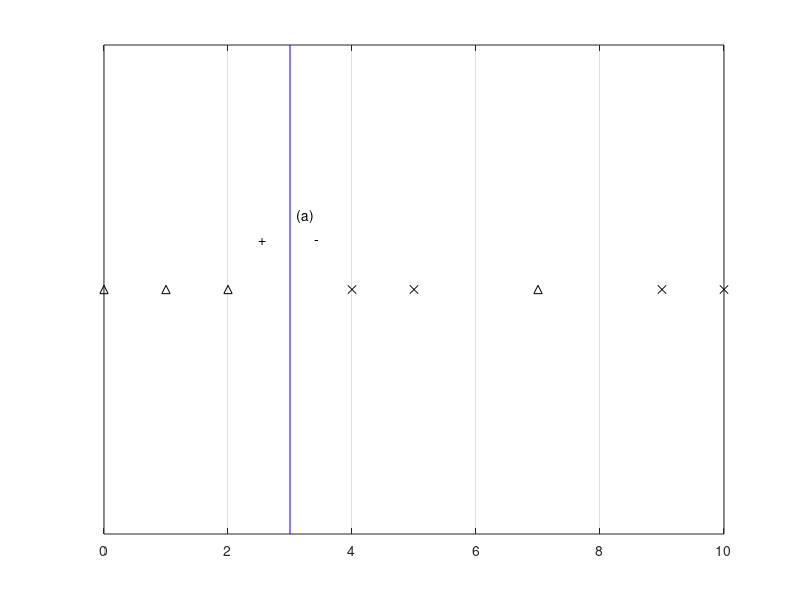

Write the MATLAB code that produced this figure.
y = 1;
pos = [0 1 2 7];
neg = [4 5 9 10];
plot(pos, y, '^k');
hold on;
plot(neg, y, 'xk');
set(gca, 'ytick', []);
grid on;
plot([3 3], [0 2], '-b');
text(3.1, 1.3, '(a)');
text(3.4, 1.2, '-');
text(2.5, 1.2, '+');
